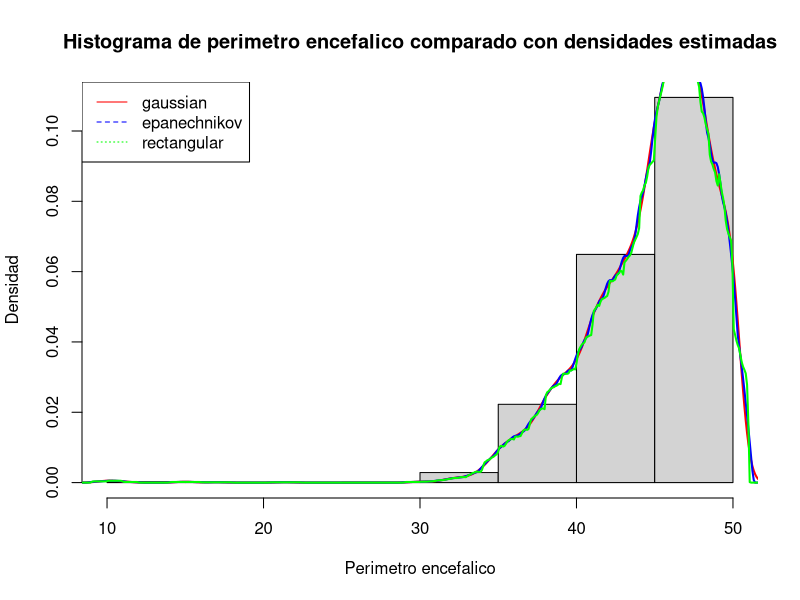
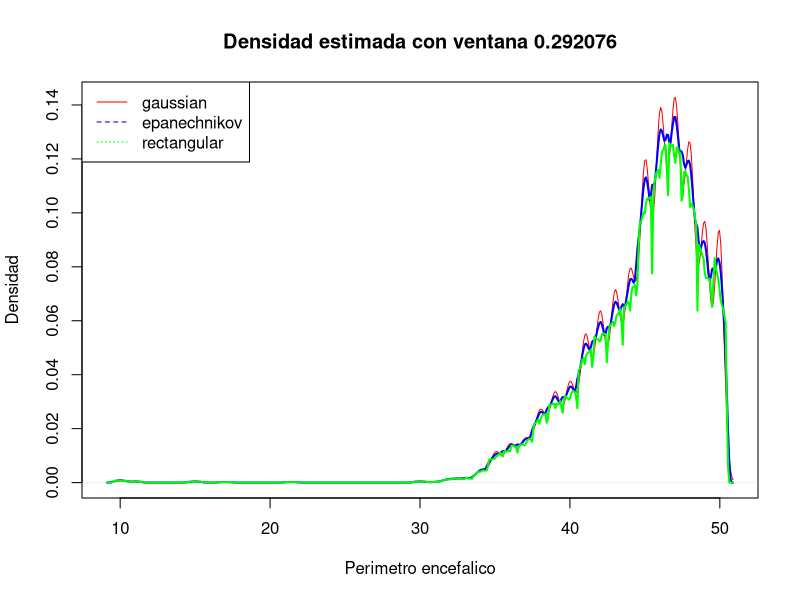
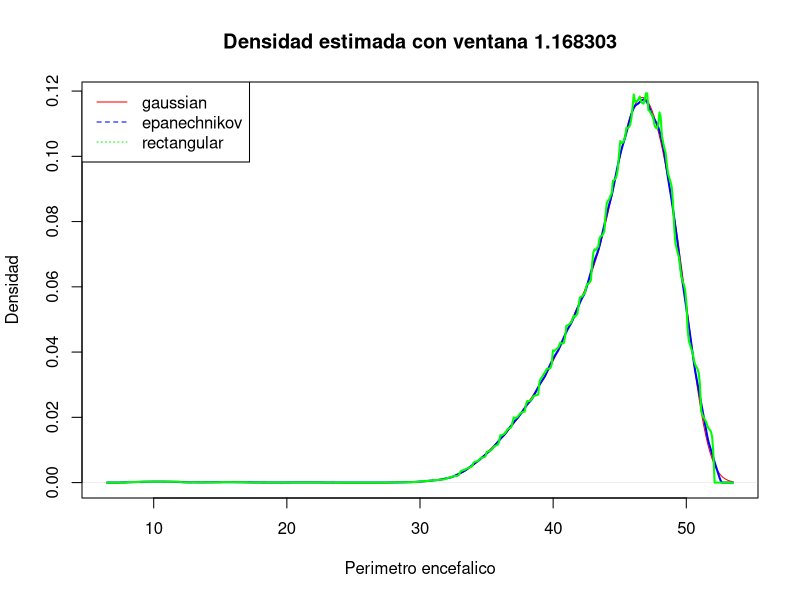
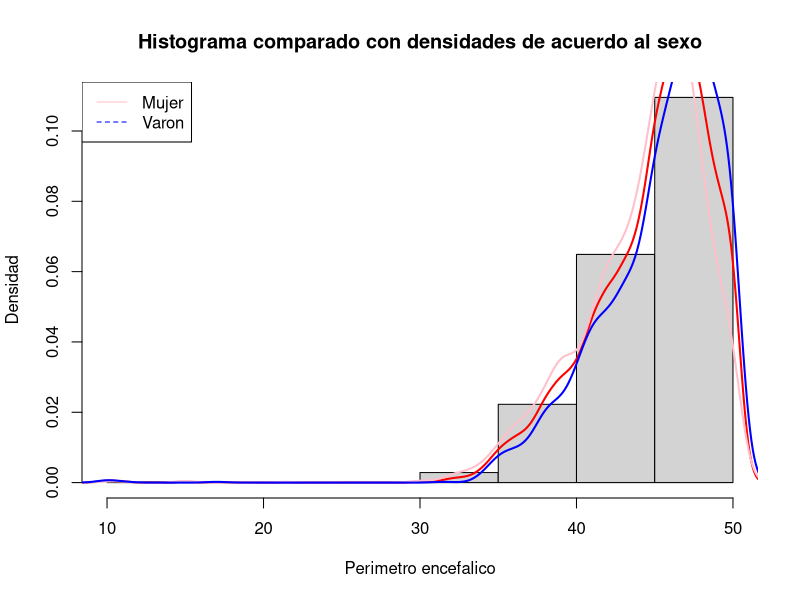
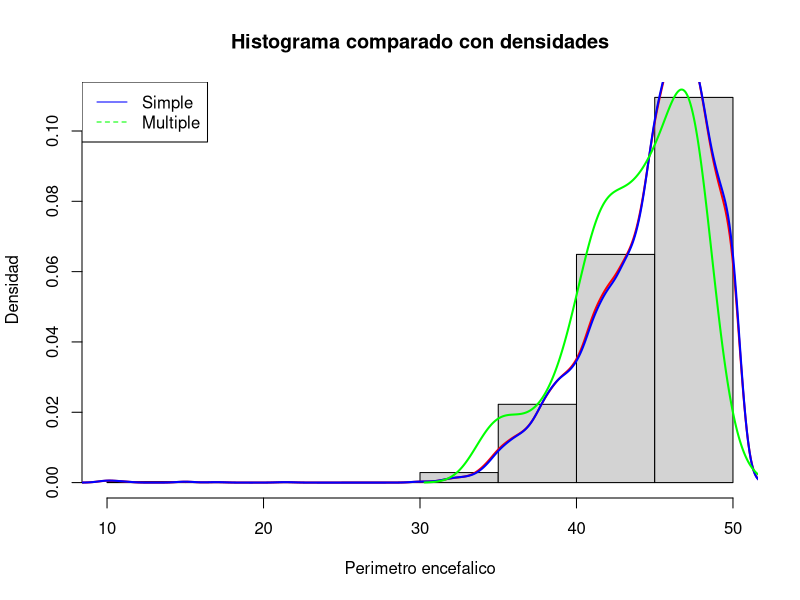

These figures' R source, in order:
## ---- chunk 1
knitr::opts_chunk$set(echo = TRUE)
rm(list=ls())
## ---- chunk 2
datos_encuesta <- read.table("./ENNyS_menorA2.txt", header = TRUE)
head(datos_encuesta)
## ---- chunk 3
datos_encuesta$Sexo <- as.factor(datos_encuesta$Sexo)
datos_encuesta$Tipo_embarazo <- as.factor(datos_encuesta$Tipo_embarazo)
attach(datos_encuesta)
## ---- chunk 4
perim_encef_hist <- hist(
  Perim_encef, 
  probability = TRUE,
  main="Histograma de perimetro encefalico comparado con densidades estimadas",
  xlab="Perimetro encefalico",
  ylab="Densidad"
)

kernels <- c("gaussian", "epanechnikov", "rectangular")
colors <- c("red", "blue", "green")
kde_perim_encef <- list() # A ser utilizado en siguientes ejercicios

for (i in seq_along(kernels)) {
  kde <- density(
      Perim_encef,
      kernel = kernels[i]
  )
  lines(kde, col = colors[i], lw = "2")
  kde_perim_encef[[kernels[i]]] <- kde
}

legend(x="topleft", legend = kernels, col = colors, lty = 1:3)
## ---- chunk 5
sum(Edad > 2)
## ---- chunk 6
lower_bound <- 42
upper_bound <- 48


bw <- kde_perim_encef$epanechnikov$bw

prob_estim_epa <- function(datos, h, x){
  n <- length(datos)
  u <- (x - datos)/h
  return((3/(4*n)) * sum(
    (u - (u^3)/3 + (2/3)) * (abs(u) <= 1) 
    + (4/3) * (u > 1)
  ))
}


prob_res <- prob_estim_epa(
  Perim_encef, 
  bw, 
  upper_bound
) - prob_estim_epa(
  Perim_encef, 
  bw, 
  lower_bound
)
cat("Probabilidad integrando densidad estimada:", prob_res)


## ---- chunk 7

perim_encef_hist$breaks

## ---- chunk 8
nbins <- length(perim_encef_hist$density)
prob_estim_hist <- (
  perim_encef_hist$density[nbins-1] * (45-42) 
  + perim_encef_hist$density[nbins] * (48-45)
)
cat("Probabilidad obtenida mediante histograma:", prob_estim_hist)
## ---- chunk 9

for (i in seq_along(kernels)) {
    kde <- density(
        Perim_encef,
        kernel = kernels[i],
        adjust = 1/2
    )

    if (i == 1){
        plot(
            kde,
            col = colors[i],
            main = sprintf("Densidad estimada con ventana %f", kde$bw),
            xlab="Perimetro encefalico",
            ylab="Densidad"
        )
    }
    else{
        lines(
            kde,
            col = colors[i],
            lw = "2"
        )
    }
}

legend(x="topleft", legend = kernels, col = colors, lty = 1:3)

for (i in seq_along(kernels)) {
    kde <- density(
        Perim_encef,
        kernel = kernels[i],
        adjust=2
    )

    if (i == 1){
        plot(
            kde,
            col = colors[i],
            main = sprintf("Densidad estimada con ventana %f", kde$bw),
            xlab="Perimetro encefalico",
            ylab="Densidad"
        )
    }
    else{
        lines(
            kde,
            col = colors[i],
            lw = "2"
        )
    }
}

legend(x="topleft", legend = kernels, col = colors, lty = 1:3)

## ---- chunk 10
hist(Perim_encef, 
     probability = TRUE, 
     main = "Histograma comparado con densidades de acuerdo al sexo",
     xlab="Perimetro encefalico",
     ylab="Densidad"
)
lines(
  kde_perim_encef[["gaussian"]],
  col = "red",
  lw = "2"
)
sexos <- c("Mujer", "Varon")
colors <- c("pink", "blue")
for (i in seq_along(sexos)){
  kde <- density(
    Perim_encef[Sexo == sexos[i]],
    kernel = "gaussian",
  )
  lines(
    kde,
    col = colors[i],
    lw = "2"
  )
}
legend(x="topleft", legend = sexos, col = colors,lty = 1:3)
## ---- chunk 11
hist(
  Perim_encef, 
  probability = TRUE, 
  main = "Histograma comparado con densidades",
  xlab="Perimetro encefalico",
  ylab="Densidad"
)
lines(
  kde_perim_encef[["gaussian"]],
  col = "red",
  lw = "2"
)
tipos_embarazo <- c("Simple", "Multiple")
colors <- c("blue", "green")
for (i in seq_along(tipos_embarazo)){
  kde <- density(
    Perim_encef[Tipo_embarazo == tipos_embarazo[i]],
    kernel = "gaussian",
  )
  lines(
    kde,
    col = colors[i],
    lw = "2",
  )
}
legend(x="topleft", tipos_embarazo, col = colors,lty = 1:3)
## ---- chunk 12
table(Tipo_embarazo) / length(Tipo_embarazo)

